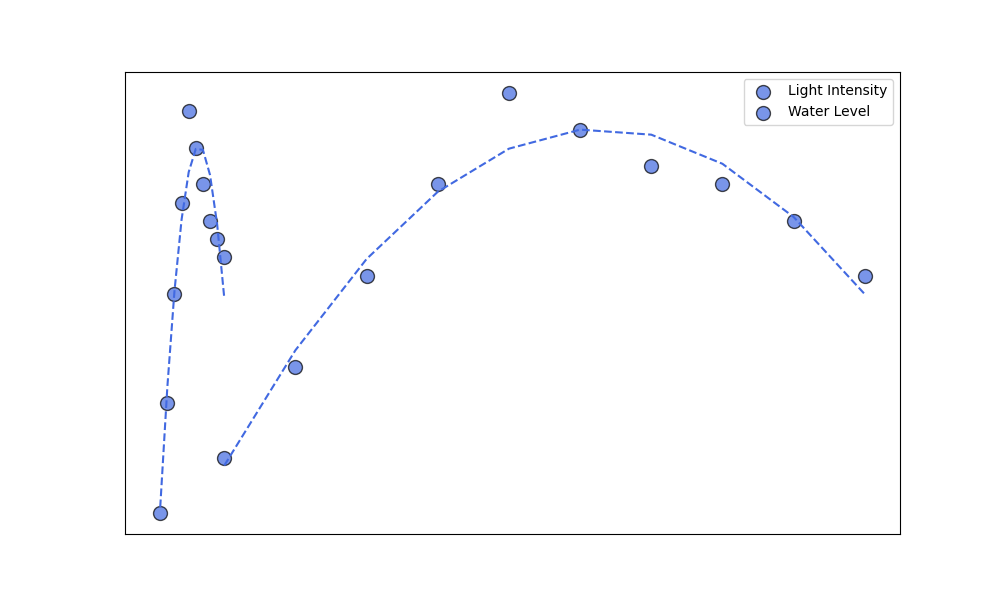

Generate this figure with Python:
import matplotlib.pyplot as plt
import numpy as np

light_intensity = np.array([100, 200, 300, 400, 500, 600, 700, 800, 900, 1000])
plant_height_1 = np.array([15, 20, 25, 30, 35, 33, 31, 30, 28, 25])

water_level = np.array([10, 20, 30, 40, 50, 60, 70, 80, 90, 100])
plant_height_2 = np.array([12, 18, 24, 29, 34, 32, 30, 28, 27, 26])

plt.figure(figsize=(10, 6))

# Plot original data
plt.scatter(light_intensity, plant_height_1, color='royalblue', edgecolors='black', s=100, alpha=0.7, label='Light Intensity')

# Plot additional data
plt.scatter(water_level, plant_height_2, color='royalblue', edgecolors='black', s=100, alpha=0.7, label='Water Level')

# Fit curve for the original data
z1 = np.polyfit(light_intensity, plant_height_1, 2)
p1 = np.poly1d(z1)
plt.plot(light_intensity, p1(light_intensity), "royalblue", linestyle='--', linewidth=1.5)

# Fit curve for the additional dataset
z2 = np.polyfit(water_level, plant_height_2, 2)
p2 = np.poly1d(z2)
plt.plot(water_level, p2(water_level), "royalblue", linestyle='--', linewidth=1.5)

plt.xticks([])
plt.yticks([])
plt.legend()
plt.show()
